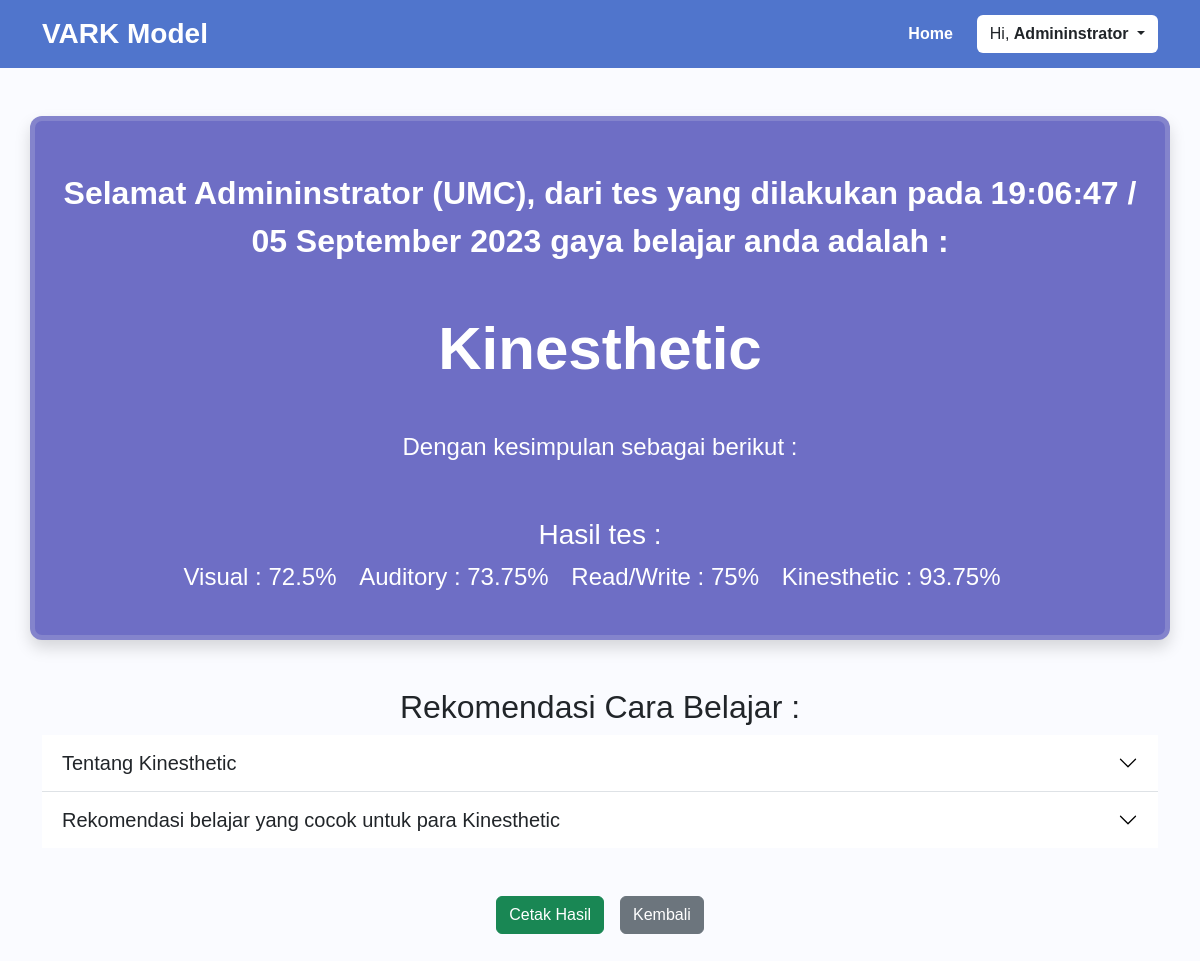
Page /hasil.php (signed in) on the committed database.
### tables this page shows
CREATE TABLE `user` (
    `iduser` int(11) primary key auto_increment,
    `username` varchar(45) NOT NULL,
    `pwd` varchar(100) NOT NULL,
    `nama` varchar(100) NOT NULL,
    `instansi` varchar(45) NOT NULL,
    `email` varchar(100) NOT NULL,
    `role` varchar(10) NOT NULL
);

CREATE TABLE `hasil` (
    `idhasil` int(11) primary key auto_increment,
    `iduser` int(11) NOT NULL,
    `tanggal_tes` timestamp NOT NULL,
    `v` double NOT NULL,
    `a` double NOT NULL,
    `r` double NOT NULL,
    `k` double NOT NULL,

    foreign key(iduser) references user(iduser) ON DELETE CASCADE ON UPDATE CASCADE
);

### controller/mainController.php (called while the page is built, shortened)
<?php
    $conn = mysqli_connect("localhost","root","","vark");
    function query($query) {
        global $conn;
        $result = mysqli_query($conn, $query);
        $rows = [];
        while ($row = mysqli_fetch_assoc($result)) {
            $rows[] = $row;
        }
        return $rows;
    }
    function generateRandomKey()
    {
        $keyLength = 32;
        $randomBytes = openssl_random_pseudo_bytes($keyLength, $strong);
        if (!$strong) {
            $randomBytes = random_bytes($keyLength);
        }
        return base64_encode($randomBytes);
    }
    function enkripsi($kata)
    {
        $key = generateRandomKey();
        $string = openssl_encrypt($kata, 'AES-256-CBC', $key, 0, substr($key, 0, 16));
        $hasilEnkripsi = base64_encode($key . $string);
        return $hasilEnkripsi;
    }
    function dekripsi($kata)
    {
        $string = base64_decode($kata);
        $key = substr($string, 0, 44);
        $enkripsi = substr($string, 44);
        $hasil = openssl_decrypt($enkripsi, 'AES-256-CBC', $key, 0, substr($key, 0, 16));
        return $hasil;
    }
?>

### controller/hasilController.php (called while the page is built, shortened)
<?php
    require_once 'mainController.php';
    function hasil($data) {
      $model = query("SELECT * FROM model");
      foreach ($model as $m) {
        $kode_model[] = $m['kode'];
        $nama_model[] = $m['model'];
      }
      foreach ($kode_model as $km) {
        $hasil_tes[] = $data[strtolower($km)];
      }
      $nilai_terbesar = $hasil_tes[0];
      $jumlah_terbesar = 1;
      for ($i = 1; $i < count($hasil_tes); $i++) {
        if ($hasil_tes[$i] > $nilai_terbesar) {
            $nilai_terbesar = $hasil_tes[$i];
            $jumlah_terbesar = 1;
        } elseif ($hasil_tes[$i] === $nilai_terbesar) {
            $jumlah_terbesar++;
        }
      }
      for ($j=0; $j < count($hasil_tes); $j++) {
        if($jumlah_terbesar == 1) {
          if ($hasil_tes[$j] === $nilai_terbesar) {
            $hasil = $nama_model[$j];
          }
        } else {
          $hasil = false;
        }
      }
      return $hasil;
    }
    function cek_null($data){
      $model = query("SELECT * FROM model");
      foreach ($model as $m) {
        $kode_model[] = $m['kode'];
        $nama_model[] = $m['model'];
      }
      foreach ($kode_model as $km) {
        $kode_kecil[] = strtolower($km);
      }
    }
?>

### hasil.php (the view, shortened to what this page needs)
<?php
  require_once 'controller/hasilController.php';
  $id = dekripsi($_COOKIE['VRK21ZA']);
  if(isset($_GET['id'])) {
    $idhasil = dekripsi($_GET['id']);
    $data_cek = query("SELECT * FROM hasil WHERE idhasil = $idhasil") [0];
    cek_null($data_cek);
    $data = query("SELECT * FROM hasil WHERE idhasil = $idhasil") [0];
    $hasil = hasil($data);
    $waktu_tes = strftime('%H:%M:%S / %d %B %Y', strtotime($data['tanggal_tes']));
  } else {
    $data_cek = query("SELECT * FROM hasil WHERE iduser = $id AND idhasil = (SELECT MAX(idhasil) FROM hasil WHERE iduser = $id)") [0];
    cek_null($data_cek);
    $data = query("SELECT * FROM hasil WHERE iduser = $id AND idhasil = (SELECT MAX(idhasil) FROM hasil WHERE iduser = $id)") [0];
    $hasil = hasil($data);
    $waktu_tes = strftime('%H:%M:%S / %d %B %Y', strtotime($data['tanggal_tes']));
  }
  if($hasil != false) {
    $data_user = query("SELECT * FROM user WHERE iduser = $id") [0];
    $idhasil_enkripsi = enkripsi($data['idhasil']);
    $model = query("SELECT * FROM model");
    foreach ($model as $mod) {
      $nama_model[] = $mod['model'];
      $kode_kecil[] = strtolower($mod['kode']);
    }
  } else {
    $idhasil_enkripsi = enkripsi($data['idhasil']);
    header("Location: tes2.php?id=" . $idhasil_enkripsi);
  }
?>
<!doctype html>
<html lang="en">
  <head>
    <link href="style.css" rel="stylesheet">
    <link href="bootstrap-5.2.0/css/bootstrap.min.css" rel="stylesheet">
    <link rel="stylesheet" href="bootstrap-icons-1.10.3/bootstrap-icons.css">
  </head>
  <body class="font-style" style="background-color: rgb(250, 251, 255);">
    <?php require_once ("navbar.php"); ?>
    <div class="container text-white mt-5 shadow" style="background-color: rgb(110, 110, 197, 1); border-radius: 12px; border: 5px solid rgb(183, 183, 219, 0.3);">
      <section class="text-center container">
        <div class="row pt-lg-5">
          <div class="col-md mx-auto">
            <p class="fw-bold fs-2">Selamat <?= $nama; ?> (<?= $data_user['instansi']; ?>), dari tes yang dilakukan pada <?= $waktu_tes; ?> gaya belajar anda adalah :</p>
            <h1 class="fw-bold my-5" style="font-size: 60px;"><?= $hasil; ?></h1>
            <h4>Dengan kesimpulan sebagai berikut :</h4>
          </div>
        </div>
      </section>
      <div class="container">
        <h3 class="text-center mt-5">Hasil tes :</h3>
        <ul class="list-inline text-center fs-4">
          <?php for($i = 0; $i < count($nama_model); $i++) : ?>
            <li class="list-inline-item me-3 pb-4"><?= $nama_model[$i]; ?> : <?= $data[$kode_kecil[$i]]; ?>%</li>
          <?php endfor; ?>
        </ul>
      </div>
    </div>
    <div class="container">
      <h2 class="text-center mt-5">Rekomendasi Cara Belajar :</h2>
      <div class="accordion accordion-flush" id="accordionFlushExample">
        <div class="accordion-item">
          <h2 class="accordion-header">
            <button class="accordion-button collapsed fs-5" type="button" data-bs-toggle="collapse" data-bs-target="#flush-collapseOne" aria-expanded="false" aria-controls="flush-collapseOne">
              Tentang <?= $hasil; ?>
            </button>
          </h2>
        </div>
        <div class="accordion-item">
          <h2 class="accordion-header">
            <button class="accordion-button collapsed fs-5" type="button" data-bs-toggle="collapse" data-bs-target="#flush-collapseTwo" aria-expanded="false" aria-controls="flush-collapseTwo">
              Rekomendasi belajar yang cocok untuk para <?= $hasil; ?>
            </button>
          </h2>
        </div>
      </div>
      <div class="justify-content-center d-flex my-5">
        <a href="print.php?id=<?= $idhasil_enkripsi; ?>" class="btn btn-success me-3" target="_blank">Cetak Hasil</a>
        <a href="index.php" class="btn btn-secondary">Kembali</a>
      </div>
    </div>
  </body>
</html>

### navbar.php (shortened to what this page needs)
<?php
    require_once 'controller/mainController.php';
    $id = dekripsi($_COOKIE['VRK21ZA']);
    $user = query("SELECT * FROM user WHERE iduser = $id") [0];
    $nama = $user['nama'];
    $kataPertama = explode(' ', $nama)[0];
?>
<nav class="navbar navbar-expand navbar-light" style="background-color:#5075cc;">
    <div class="container">
        <a class="navbar-brand text-white fw-bold fs-3 " href="index.php">VARK Model</a>
        <div class="collapse navbar-collapse justify-content-end" id="navbarNav">
            <ul class="navbar-nav me-3 ">
                <li class="nav-item">
                    <a class="nav-link fw-bold text-white" href="index.php">Home</a>
                </li>
            </ul>
            <div class="btn-group">
                <button class="btn dropdown-toggle" data-bs-toggle="dropdown" aria-expanded="false" style="background-color: white;">
                    Hi, <b><?= $kataPertama; ?></b>
                </button>
            </div>
        </div>
    </div>
</nav>

### style.css (style rules this page uses)
.font-style { font-family: "Trebuchet MS", "Lucida Sans Unicode", "Lucida Grande", "Lucida Sans", Arial, sans-serif; }

### rows in the picture
user: nama "Admininstrator", instansi "UMC"
hasil: tanggal_tes "19:06:47 / 05 September 2023", v "72.5", a "73.75", r "75", k "93.75"

### other values in the picture
$hasil "Kinesthetic"
$nama_model[$i] "Visual"
$nama_model[$i] "Auditory"
$nama_model[$i] "Read/Write"
$nama_model[$i] "Kinesthetic"
